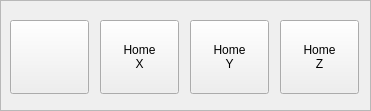
      <widget class="QFrame" name="frame_3">
       <property name="geometry">
        <rect>
         <x>310</x>
         <y>10</y>
         <width>371</width>
         <height>111</height>
        </rect>
       </property>
       <property name="frameShape">
        <enum>QFrame::StyledPanel</enum>
       </property>
       <property name="frameShadow">
        <enum>QFrame::Raised</enum>
       </property>
       <widget class="ActionButton" name="actionbutton_5">
        <property name="geometry">
         <rect>
          <x>10</x>
          <y>20</y>
          <width>79</width>
          <height>74</height>
         </rect>
        </property>
        <property name="checkable">
         <bool>true</bool>
        </property>
        <property name="rules" stdset="0">
         <string>[{&quot;channels&quot;: [{&quot;url&quot;: &quot;status:all_axes_homed&quot;, &quot;trigger&quot;: true}], &quot;property&quot;: &quot;Text&quot;, &quot;expression&quot;: &quot;'All\\nHomed' if ch[0] else 'Home\\nAll'&quot;, &quot;name&quot;: &quot;home all text&quot;}]</string>
        </property>
        <property name="actionName" stdset="0">
         <string>machine.home.all</string>
        </property>
       </widget>
       <widget class="ActionButton" name="actionbutton_6">
        <property name="geometry">
         <rect>
          <x>100</x>
          <y>20</y>
          <width>79</width>
          <height>74</height>
         </rect>
        </property>
        <property name="text">
         <string>Home
X</string>
        </property>
        <property name="checkable">
         <bool>false</bool>
        </property>
        <property name="rules" stdset="0">
         <string>[]</string>
        </property>
        <property name="actionName" stdset="0">
         <string>machine.home.axis:x </string>
        </property>
       </widget>
       <widget class="ActionButton" name="actionbutton_7">
        <property name="geometry">
         <rect>
          <x>190</x>
          <y>20</y>
          <width>79</width>
          <height>74</height>
         </rect>
        </property>
        <property name="text">
         <string>Home
Y</string>
        </property>
        <property name="checkable">
         <bool>false</bool>
        </property>
        <property name="rules" stdset="0">
         <string>[]</string>
        </property>
        <property name="actionName" stdset="0">
         <string>machine.home.axis:y</string>
        </property>
       </widget>
       <widget class="ActionButton" name="actionbutton_8">
        <property name="geometry">
         <rect>
          <x>280</x>
          <y>20</y>
          <width>79</width>
          <height>74</height>
         </rect>
        </property>
        <property name="text">
         <string>Home
Z</string>
        </property>
        <property name="checkable">
         <bool>false</bool>
        </property>
        <property name="rules" stdset="0">
         <string>[]</string>
        </property>
        <property name="actionName" stdset="0">
         <string>machine.home.axis:z</string>
        </property>
       </widget>
      </widget>
